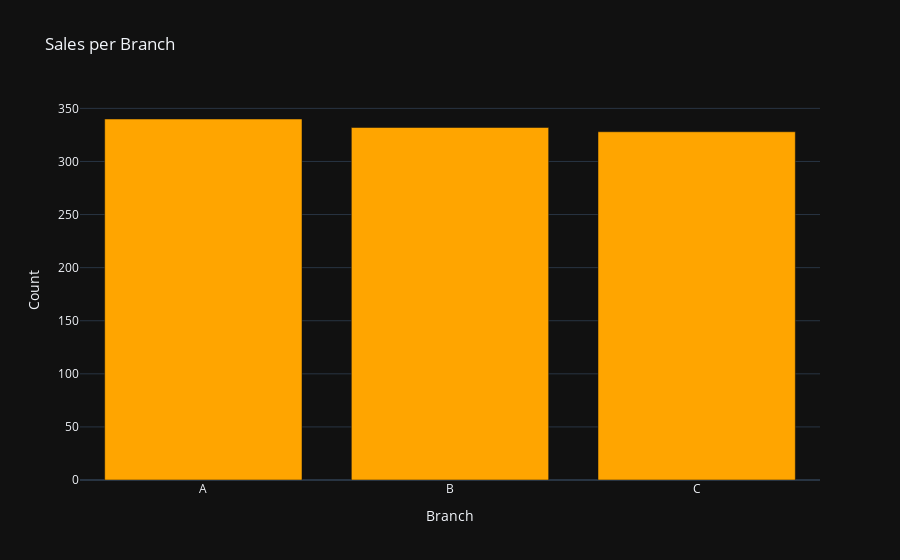

The notebook cell this image was saved under:
### Code cell
sales_perbranch=data.groupby('Branch')['gross income'].count().to_dict()
df_branchsales=pd.DataFrame(list(sales_perbranch.items()),columns=['Branch','Count'])
fig=px.bar(df_branchsales,
          x='Branch',
          y='Count',
          title='Sales per Branch',
          color_discrete_sequence=["Orange"],template='plotly_dark')
fig.show()

### Figure 1 — Plotly figure (JSON) as saved in the notebook; plotly's stock layout.template omitted (floating-point values rounded to 4 significant figures)
{"data": [{"alignmentgroup": "True", "hovertemplate": "Branch=%{x}<br>Count=%{y}<extra></extra>", "legendgroup": "", "marker": {"color": "Orange", "pattern": {"shape": ""}}, "name": "", "offsetgroup": "", "orientation": "v", "showlegend": false, "textposition": "auto", "type": "bar", "x": ["A", "B", "C"], "xaxis": "x", "y": [340, 332, 328], "yaxis": "y"}], "layout": {"barmode": "relative", "legend": {"tracegroupgap": 0}, "title": {"text": "Sales per Branch"}, "xaxis": {"anchor": "y", "domain": [0, 1], "title": {"text": "Branch"}}, "yaxis": {"anchor": "x", "domain": [0, 1], "title": {"text": "Count"}}}}
